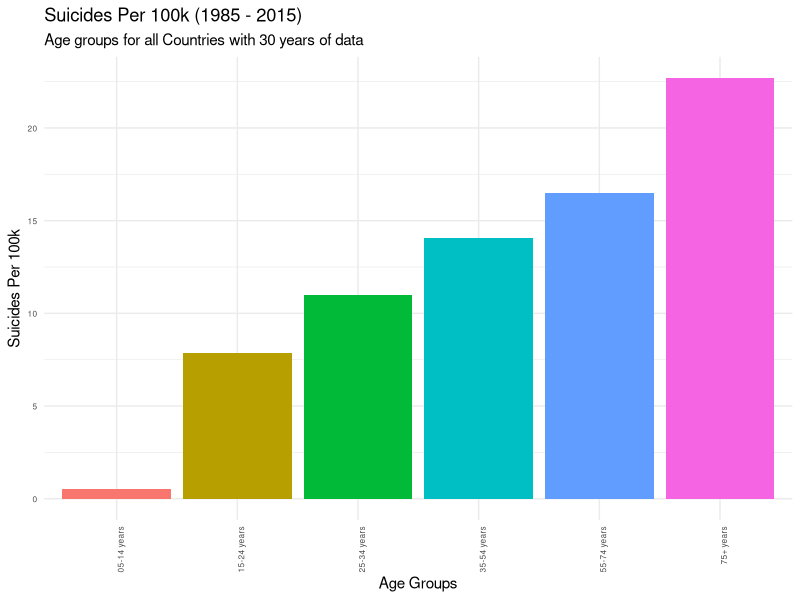
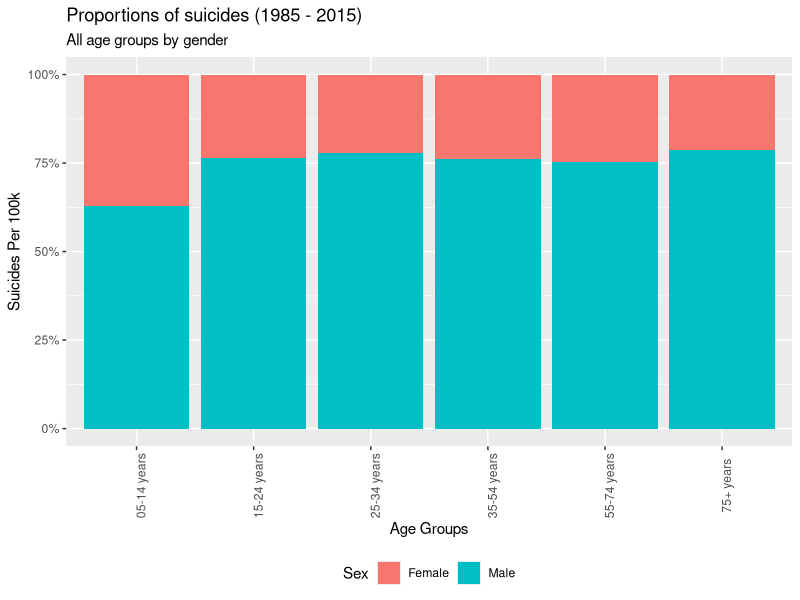
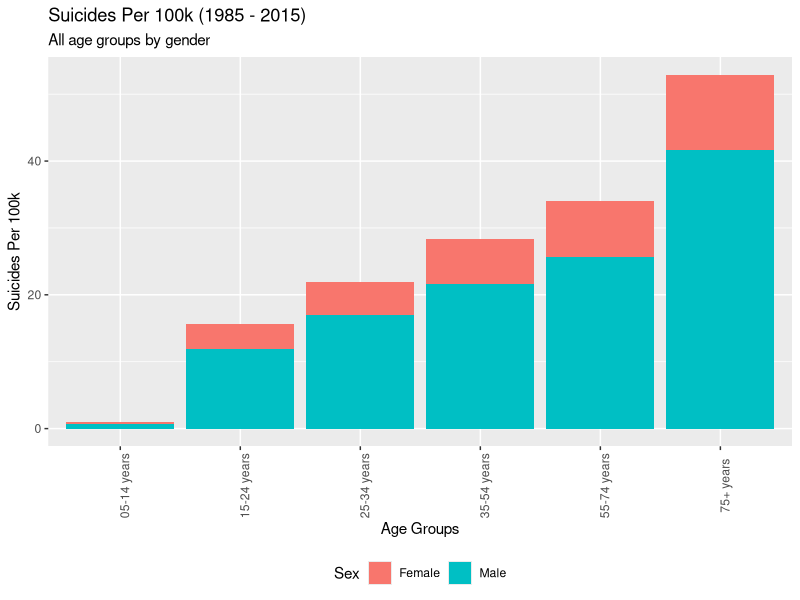
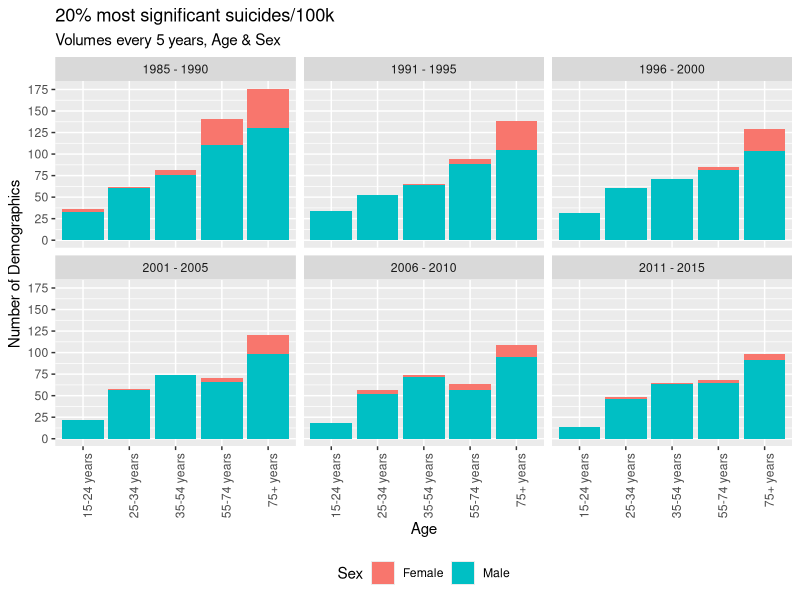
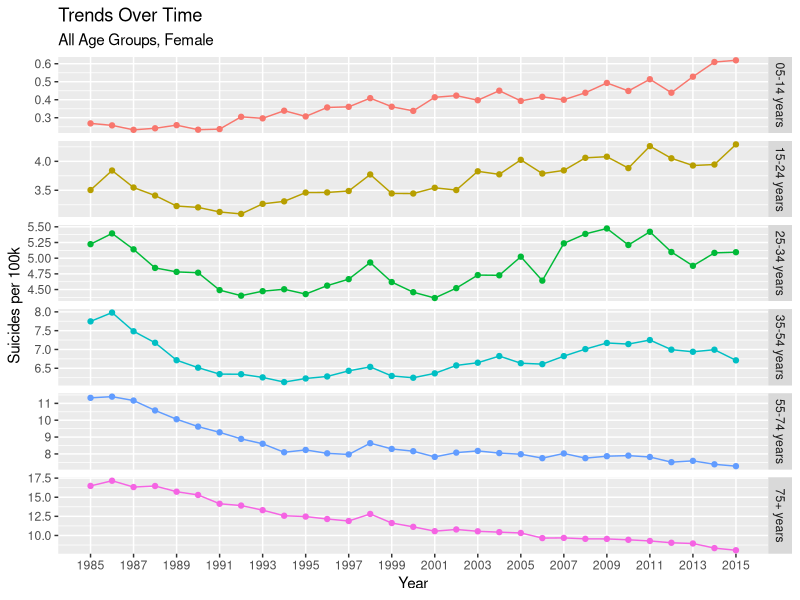
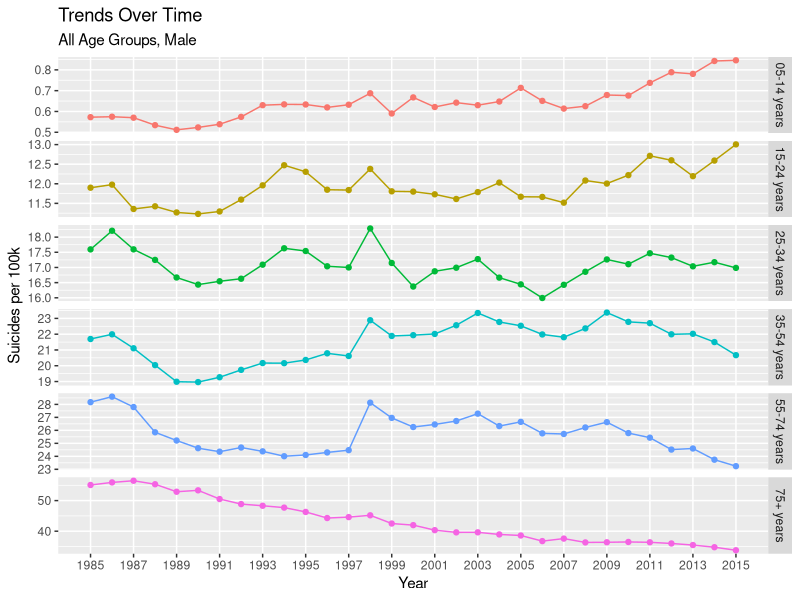
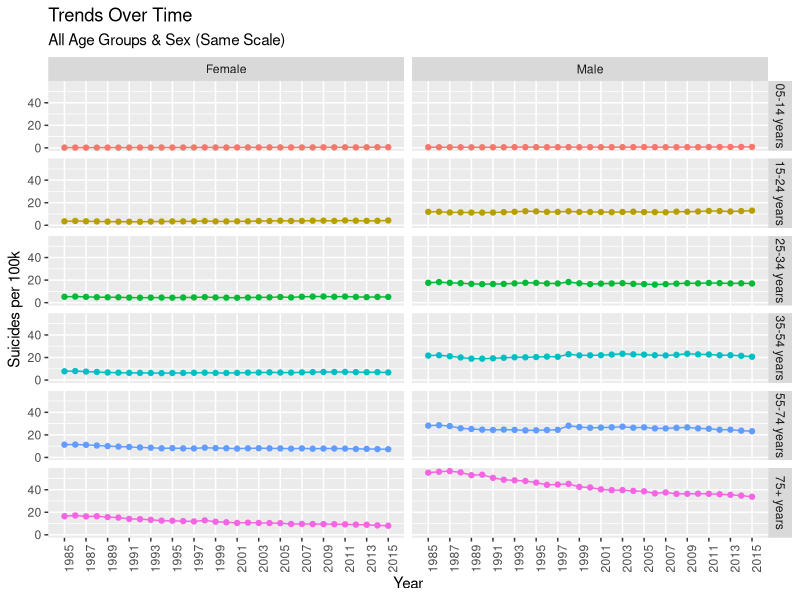

Here is the R script that generated these plots, in order:
## Author: Team 49
## Members: rs20acs@herts.ac.uk, pj18aan@herts.ac.uk, vs18abb@herts.ac.uk, dr18abc@herts.ac.uk, zm20abu@herts.ac.uk
## University of Hertfordshire

## References:  
## [1] https://github.com/justmarkham/dplyr-tutorial/blob/master/dplyr-tutorial-2.Rmd#L141

## Load libraries
library(readr) # to load the csv file
library(tidyverse)
## This part of the program loads the kaggle suicide dataset and cleaning.

## Import Suicide Dataset CSV
suicide_dataset <- read.csv("suicide_dataset.csv") ## 27820 observations

## Ignore year 2016 as there are not enough observations.Not all countries have
## suicides reported for the year 2016
## Count rows matching year 2016. 160 rows will be removed as part of this step
### View (df %>%
### filter(year == 2016) %>% 
### summarise(cnt = n()))
suicide_dataset <- suicide_dataset %>%
  filter(year != 2016) ## 27660 observation

## Remove any country with less than 30 years of data. This will result in
## 11076 observations and a total of 30 countries with more than 30 years of data.

suicide_dataset<- suicide_dataset %>%
  group_by(country) %>%
  add_tally() %>%
  filter(n >= 360)

## Rename suicide_dataset columns
names(suicide_dataset)[7] <- "SuicidePer100k"
names(suicide_dataset)[8] <- "CountryYear"
names(suicide_dataset)[9] <- "HDI4Year"
names(suicide_dataset)[10] <- "GDP4Year"
names(suicide_dataset)[11] <- "GDPPerCapita"

## Update 5-14 years data with 05-14 years as it causes issues in plotting
suicide_dataset$age[suicide_dataset$age == "5-14 years"] <- "05-14 years"
suicide_dataset$sex[suicide_dataset$sex == "male"] <- "Male"
suicide_dataset$sex[suicide_dataset$sex == "female"] <- "Female"
#View(suicide_dataset)

## Remove GDP and HDI columns as HDI has very few value and we are not interested
## in GDP data
suicide_dataset <- suicide_dataset %>% select(-HDI4Year, 
                                              -GDP4Year, 
                                              -GDPPerCapita, 
                                              -generation,
                                              -n) #this column is added as part of filtering number of years of data

## Calculate global average number of suicides considering countries with  
## 30 years of data  
global_average <- (sum(as.numeric(suicide_dataset$suicides_no)) / 
                  sum(as.numeric(suicide_dataset$population))) * 100000

## Calculate average suicides in male
suicide_dataset_male <- filter(suicide_dataset, sex == "male") # 5538 observations
global_average_male <- (sum(as.numeric(suicide_dataset_male$suicides_no)) / 
                          sum(as.numeric(suicide_dataset_male$population))) * 100000

## Calculate average suicides in female
suicide_dataset_female <- filter(suicide_dataset, sex == "female") # 5538 observations
global_average_female <- (sum(as.numeric(suicide_dataset_female$suicides_no)) / 
                            sum(as.numeric(suicide_dataset_female$population))) * 100000

## What is the population for a country by year? This question needs to be answered
## as the popoulation column original dataset is for country-year-sex-age combination
population_by_country <- suicide_dataset %>%
  group_by(country, year) %>%
  summarize(population = sum(as.numeric(population)))


############################################################
#Task 1 - Suicide rate per 100k over all age groups
##########################################################

## STEP-1: Calculate global average number of suicides per 100k for all age groups with 30 years of data
suicide_by_age <- suicide_dataset %>%
  group_by(age) %>%
  summarize(n = n(), 
            suicides = sum(as.numeric(suicides_no)), 
            population = sum(as.numeric(population)), 
            suicide_per_100k = (suicides / population) * 100000) %>%
  arrange(suicide_per_100k)

## STEP-2: Rearranging the x axis by ascending order.
suicide_by_age$age <- factor(suicide_by_age$age,
                             levels = rev(suicide_by_age$age[order(-suicide_by_age$suicide_per_100k)]))

## STEP-3: Results (Graph) to show the Suicide rate per 100k over all age groups using bar plot.......
task1 <- ggplot(suicide_by_age, aes(x=age, y=suicide_per_100k, fill = age)) + 
  geom_bar(stat="identity")+ 
  theme_minimal() + 
  theme(axis.text=element_text(size=6)) +
  labs(title="Suicides Per 100k (1985 - 2015)", 
       subtitle = "Age groups for all Countries with 30 years of data",
       x = "Age Groups", 
       y = "Suicides Per 100k") + 
  theme(legend.position = "none") + 
  theme(axis.text.x = element_text(angle = 90, hjust = 1))

########################################################################################
#Task 2 - Suicide rate/100k over all genders, age groups (Stacked graph to show proportion)
######################################################################################################

## STEP-1: Calculate global average number of suicides per 100k for all gender, age groups with 30 years of data
df_agegroup_gender <- suicide_dataset %>%
  group_by(age, sex) %>%
  summarize(suicide_per_100k = (sum(as.numeric(suicides_no)) / sum(as.numeric(population))) * 100000)

## STEP-2: Results (Graph) to show the Suicide rate per 100k over all genders, age groups using Stacked graph....
task2 <- ggplot(df_agegroup_gender, aes(y = suicide_per_100k, x = age, fill = sex, label = round(suicide_per_100k, digits = 1))) + 
  geom_bar(position = "fill", stat = "identity") +
  scale_y_continuous(labels = scales::percent) +
  labs(title = "Proportions of suicides (1985 - 2015)",
       subtitle = "All age groups by gender", 
       x = "Age Groups", 
       y = "Suicides Per 100k",
       fill = "Sex") + 
  theme(axis.text.x = element_text(angle = 90)) +
  theme(legend.position = "bottom")

################################################################################################################
#Task 3 - Suicide rate/100k over all genders, age groups (Stacked graph to show proportion by absolute numbers)
################################################################################################################

## STEP-1: Results (Graph) to show the Suicide rate per 100k over all genders, age groups using Stacked graph....
task3 <- ggplot(df_agegroup_gender, mapping = aes(x = age, y = suicide_per_100k, fill = sex)) + 
  geom_bar(stat = "identity") +
  labs(title="Suicides Per 100k (1985 - 2015)",
       subtitle = "All age groups by gender",
       x = "Age Groups", 
       y = "Suicides Per 100k",
       fill = "Sex") + 
  theme(axis.text.x = element_text(angle = 90)) +
  theme(legend.position = "bottom")

################################################################################
## Task 6 - Suicides rates/100k trends for all age groups every 5 years
################################################################################
top_20percent_suicides <- suicide_dataset %>%
  mutate(suicides_per_100k = suicides_no * 100000 / population) %>%
  arrange(desc(suicides_per_100k)) %>%
  head(n = round(nrow(.) * 20 / 100))

top_20percent_suicides$time <- ifelse(top_20percent_suicides$year <= 1990, "1985 - 1990", 
                                      ifelse(top_20percent_suicides$year <= 1995, "1991 - 1995", 
                                             ifelse(top_20percent_suicides$year <= 2000, "1996 - 2000",
                                                    ifelse(top_20percent_suicides$year <= 2005, "2001 - 2005",
                                                           ifelse(top_20percent_suicides$year <= 2010, "2006 - 2010",
                                                                  "2011 - 2015")))))

task6 <- ggplot(top_20percent_suicides, aes(x = age, fill = sex)) + 
  geom_bar() + 
  labs(title = "20% most significant suicides/100k", 
       subtitle = "Volumes every 5 years, Age & Sex",
       x = "Age", 
       y = "Number of Demographics", 
       fill = "Sex") + 
  facet_wrap(~ time) + 
  scale_y_continuous(breaks = seq(0, 300, 25)) + 
  theme(legend.position = "bottom") + 
  theme(axis.text.x = element_text(angle = 90, hjust = 1))

################################################################################
## Task 7 - Plot Suicide rate/100k "Trend" for each sex and age group
################################################################################
## Dataframe for all female demographic
female_age_group_trend <- suicide_dataset %>%
  filter(sex == "Female") %>%
  group_by(year, age) %>%
  summarize(suicide_per_100k = (sum(as.numeric(suicides_no)) / sum(as.numeric(population))) * 100000) 

## Dataframe for all male demographic
male_age_group_trend <- suicide_dataset %>%
  filter(sex == "Male") %>%
  group_by(year, age) %>%
  summarize(suicide_per_100k = (sum(as.numeric(suicides_no)) / sum(as.numeric(population))) * 100000) 

## Dataframe for all demographics
age_sex_trend <- suicide_dataset %>%
  group_by(year, age, sex) %>%
  summarize(suicide_per_100k = (sum(as.numeric(suicides_no)) / sum(as.numeric(population))) * 100000) 

## Trend plot by all age groups, female
task7a <- ggplot(female_age_group_trend, aes(x = year, y = suicide_per_100k, col = age)) + 
  facet_grid(age ~ ., scales = "free_y") + 
  geom_line() + 
  geom_point() + 
  labs(title = "Trends Over Time",
       subtitle = "All Age Groups, Female",
       x = "Year", 
       y = "Suicides per 100k", 
       color = "Age") + 
  theme(legend.position = "none") + 
  scale_x_continuous(breaks = seq(1985, 2015, 2), minor_breaks = F) 

## Trend plot by all age groups, male
task7b <- ggplot(male_age_group_trend, aes(x = year, y = suicide_per_100k, col = age)) + 
  facet_grid(age ~ ., scales = "free_y") + 
  geom_line() + 
  geom_point() + 
  labs(title = "Trends Over Time",
       subtitle = "All Age Groups, Male",
       x = "Year", 
       y = "Suicides per 100k", 
       color = "Age") + 
  theme(legend.position = "none") + 
  scale_x_continuous(breaks = seq(1985, 2015, 2), minor_breaks = F) 

## Trend plot by all age groups, genders (on same scale)
task7c <- ggplot(age_sex_trend, aes(x = year, y = suicide_per_100k, col = age)) + 
  #facet_grid(age ~ ., scales = "free_y") + 
  geom_line() + 
  geom_point() + 
  labs(title = "Trends Over Time",
       subtitle = "All Age Groups & Sex (Same Scale)",
       x = "Year", 
       y = "Suicides per 100k", 
       color = "Age") + 
  theme(legend.position = "none") + 
  scale_x_continuous(breaks = seq(1985, 2015, 2), minor_breaks = F) +
  facet_grid(age~sex) +
  theme(axis.text.x = element_text(angle = 90, hjust = 1))

################################################################################################################
#Task 4 - Collecting all the plots and putting then in a visualization.pdf file
################################################################################################################

pdf("visualization.pdf")

print(task1)
print(task2)
print(task3)
print(task6)
print(task7a)
print(task7b)
print(task7c)
dev.off()
